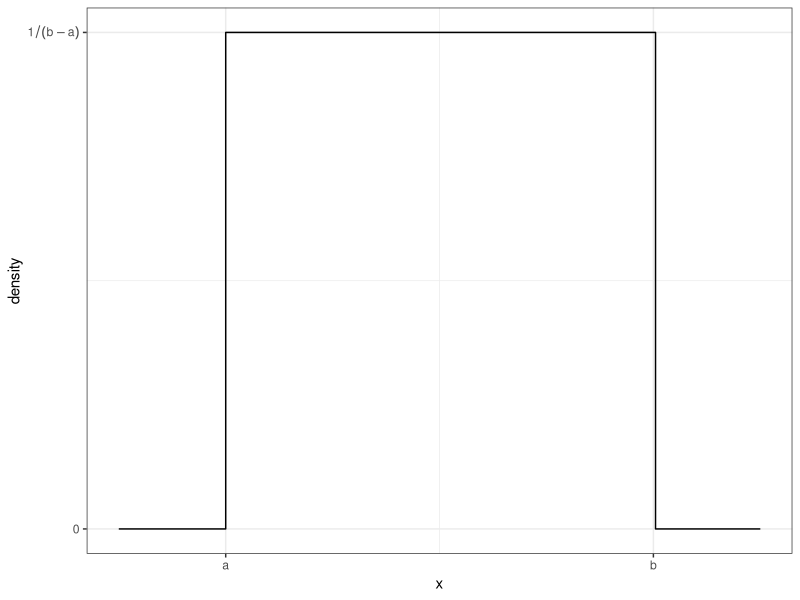
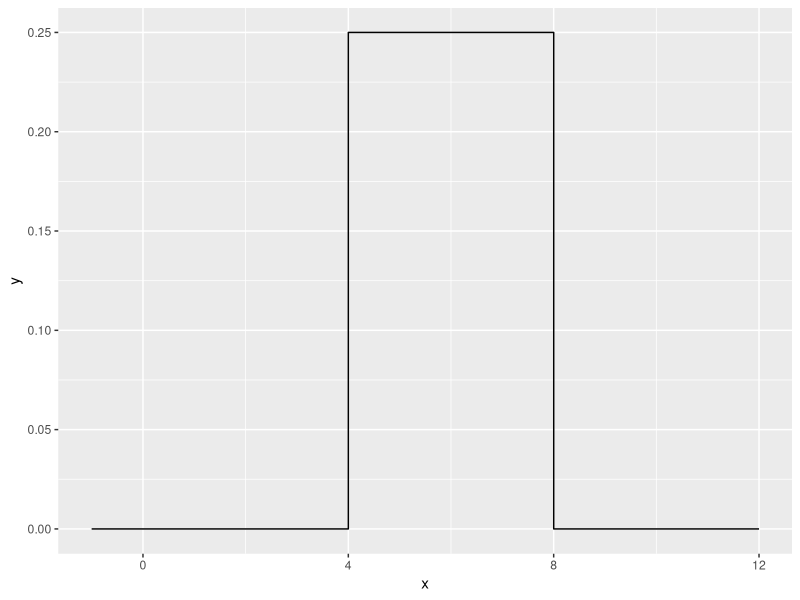
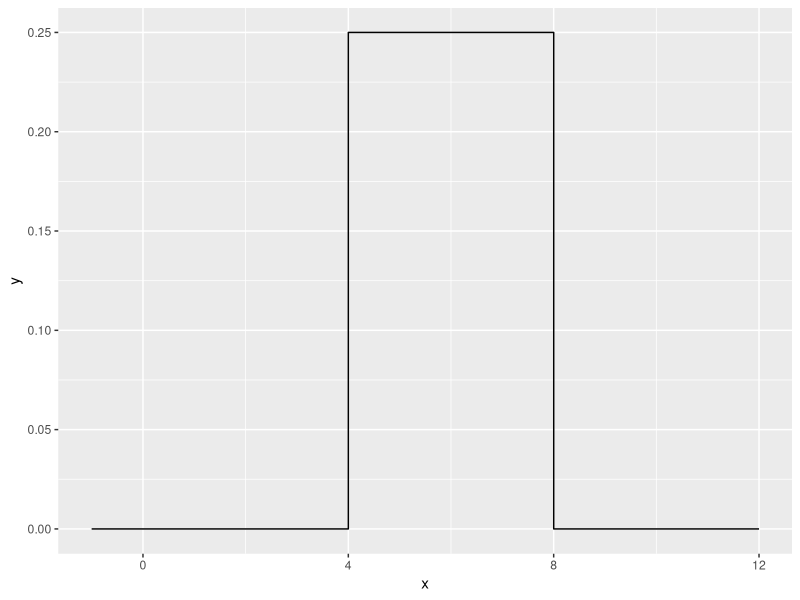
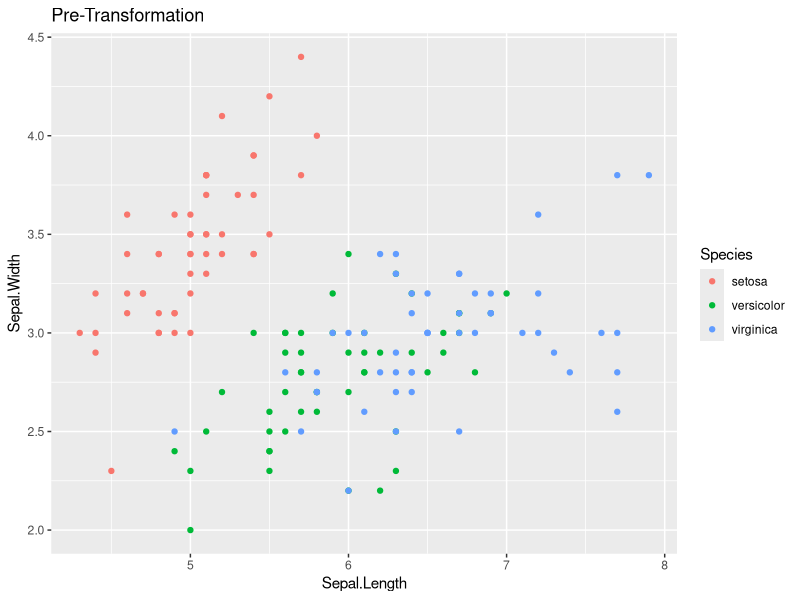
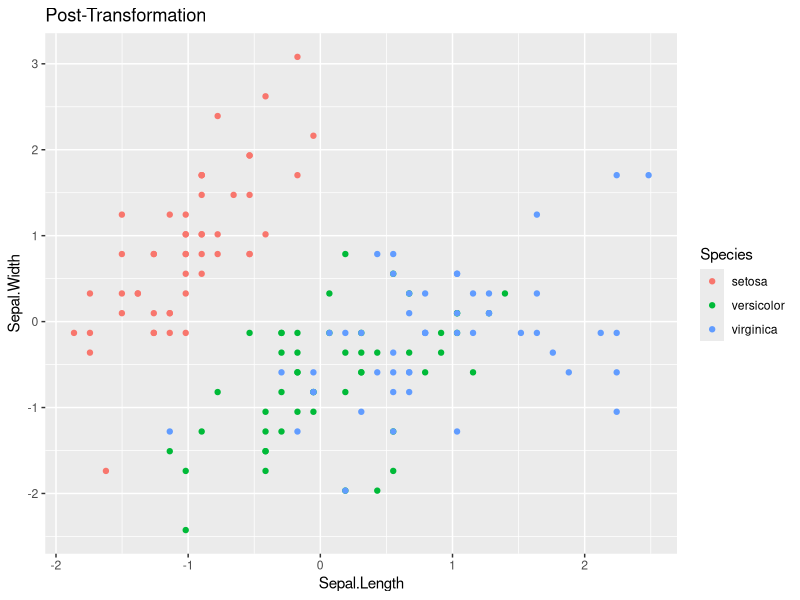
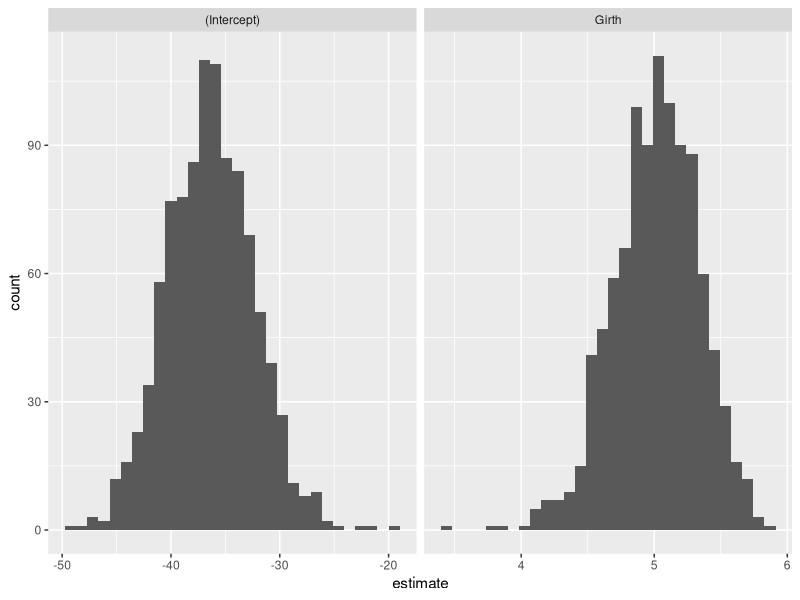

Here is the R script that generated these plots, in order:
## ---- chunk 1
library(tidyverse)
library(microbenchmark)
## ---- chunk 2
library(ggplot2) 
library(dplyr) 
data <- data.frame(x = seq(-.25,1.25, length=301)) 
data <- data %>% mutate( y = dunif(x,0,1) ) 
ggplot(data, aes(x=x, y=y)) +
  geom_step() +   # geom_step is similar to geom_line() but for step functions
  scale_x_continuous( breaks=c(0,1), labels=c('a','b') ) +
  scale_y_continuous( breaks=c(0,1), labels=c(0,expression(1 / (b-a) )) ) +
  labs(y='density') + theme_bw()
## ---- chunk 3
# use function() with parameters to define a function
duniform <- function(x, a, b) {
  # check if x is between a and b
  if(x >= a && x <= b) {
    # assign to output
    output <- 1/(b-a)
  }
  
  # assume x is not between a and b
  else {
    # assign to output
    output <- 0
  }
  
  # return output
  return(output)
}

# check function with three test vals
duniform(3, 5, 10)
duniform(6, 5, 10)
duniform(12, 5, 10)
## ---- chunk 4
duniform <- function(x, a, b) {
  output <- NULL
  # get length of x for loop variable
  n <- length(x)
  
  for( i in 1:n ) {  # Set the for loop to look at each element of x
    # check if element of x is between a and b
    if( x[i] >= a & x[i] <= b) { 
      # assign to element of output
      output[i] <- 1/(b-a)
    } 
    
    # assume element of x is not between a and b
    else{
      # assign to element of output
      output[i] <- 0
    } 
  } 
  
  # return output vector
  return(output)
} 
## ---- chunk 5
data.frame( x=seq(-1, 12, by=.001) ) %>%
  mutate( y = duniform(x, 4, 8) ) %>%
  ggplot( aes(x=x, y=y) ) +
  geom_step()
## ---- chunk 6
microbenchmark::microbenchmark( duniform( seq(-4,12,by=.0001), 4, 8), times=100)
## ---- chunk 7
duniform <- function(x, a, b) {
  # ifelse() will perform comparison for each element of the vector
  # without using a for loop
  output <- ifelse(x >= a & x <= b, 1/(b-a), 0)
  
  # return output vector
  return(output)
}

# check graph
data.frame( x=seq(-1, 12, by=.001) ) %>%
  mutate( y = duniform(x, 4, 8) ) %>%
  ggplot( aes(x=x, y=y) ) +
  geom_step()

# check median time
microbenchmark::microbenchmark( duniform( seq(-4,12,by=.0001), 4, 8), times=100)
## ---- chunk 8
# define default variables in the function header
duniform <- function(x, a=0, b=1) {
  output <- ifelse(x >= a & x <= b, 1/(b-a), 0)
  
  return(output)
}

# check using only an x value
duniform(-2)
duniform(.5)
duniform(3)
## ---- chunk 9
standardize <- function(x){
  # get average of x vector
  avg <- mean(x)
  # get std dev of x vector
  stdDev <- sd(x)
  # standardize 
  standardOut <- (x - avg) / stdDev
  
  return(standardOut)
}
    
data( 'iris' )
# Graph the pre-transformed data.
ggplot(iris, aes(x=Sepal.Length, y=Sepal.Width, color=Species)) +
  geom_point() +
  labs(title='Pre-Transformation')
    
# Standardize all of the numeric columns
# across() selects columns and applies a function to them
# there column select requires a dplyr column select command such
# as starts_with(), contains(), or where().  The where() command
# allows us to use some logical function on the column to decide
# if the function should be applied or not.
iris.z <- iris %>% mutate( across(where(is.numeric), standardize) )
    
# Graph the post-transformed data.
ggplot(iris.z, aes(x=Sepal.Length, y=Sepal.Width, color=Species)) +
  geom_point() +
  labs(title='Post-Transformation')
## ---- chunk 10
fizzBuzz <- function(x) {
  outVector <- NULL
  
  # loop for x numbers
  for(i in 1:x) {
    # check if divisible by both three and five
    if((i %% 3) == 0 & (i %% 5) == 0) {
      # add fizz to vector
      outVector[i] <- "Fizz Buzz"
    }
    
    # check if only divisible by five
    else if((i %% 5) == 0) {
      # add buzz to vector
      outVector[i] <- "Buzz"
    }
    
    # check if only divisible by three
    else if((i %% 3) == 0) {
      # add fizz buzz to vector
      outVector[i] <- "Fizz"
    }
    
    # assume not divisible by three or five
    else {
      # add number to vector
      outVector[i] <- i
    }
  }
  
  return(outVector)
}

fizzBuzz(16)
## ---- chunk 11
#' Fill in missing values in a vector with the previous value.
#' 
#' @parm x An input vector with missing values
#' @result The input vector with NA values filled in.
myFill <- function(x){
  lastUsed <- NULL
  outVector <- NULL
  n <- length(x)
  
  # loop through input vector
  for(i in 1:n) {
    # check for not na value
    if(!is.na(x[i])) {
      # set last used
      lastUsed <- x[i]
    }
    
    # set out vector to last used
    outVector[i] <- lastUsed
  }
  
  return(outVector)
}
## ---- chunk 12
test.vector <- c('A',NA,NA, 'B','C', NA,NA,NA)
myFill(test.vector)
## ---- chunk 13
    #' Calculate bootstrap CI for an lm object
    #' 
    #' @param model
    #' @param N
    boot.lm <- function(model, N=1000){
      data    <- model$model  # Extract the original data
      formula <- model$terms  # and model formula used
    
      # Start the output data frame with the full sample statistic
      output <- broom::tidy(model) %>% 
        select(term, estimate) %>% 
        pivot_wider(names_from=term, values_from=estimate)
    
      for( i in 1:N ){
        # save into new variable instead of back into itself
        dataSample <- data %>% sample_frac( replace=TRUE )
        model.boot <- lm( formula, data=dataSample)
        coefs <- broom::tidy(model.boot) %>% 
          select(term, estimate) %>% 
          pivot_wider(names_from=term, values_from=estimate)
        output <- output %>% rbind( coefs )
      }  
      
      return(output)
    }
    
    # Run the function on a model
    m <- lm( Volume ~ Girth, data=trees )
    boot.dist <- boot.lm(m)
    
    # If boot.lm() works, then the following produces a nice graph
    boot.dist %>% gather('term','estimate') %>% 
      ggplot( aes(x=estimate) ) + 
      geom_histogram() + 
      facet_grid(.~term, scales='free')
